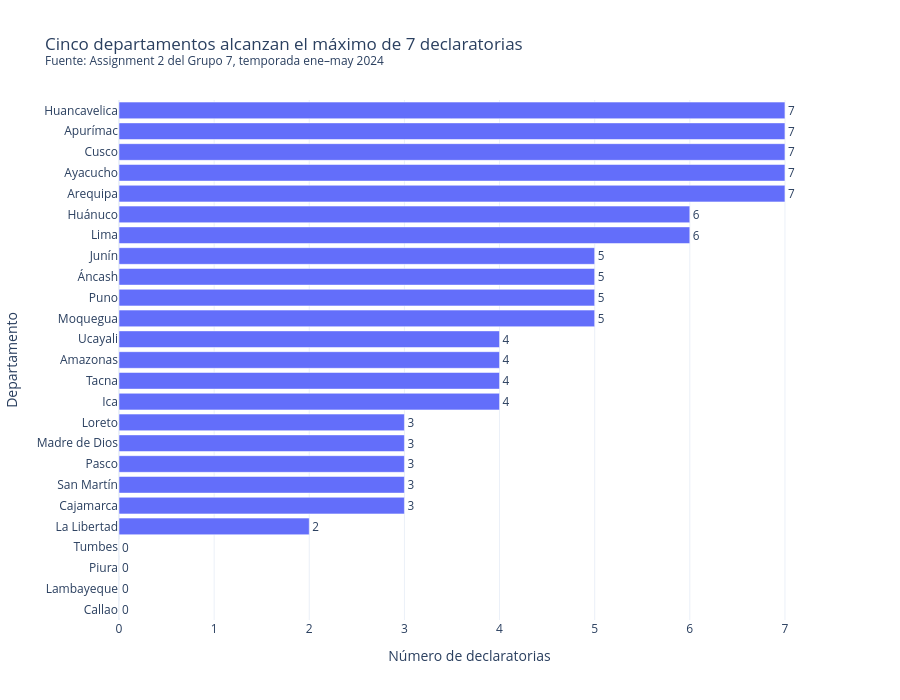

Notebook cell for this chart:
### Markdown cell above
## Gráfico 1 – Declaratorias por departamento

### Code cell
orden = df.sort_values(["declaratorias", "lluvia_total_mm"], ascending=[True, True])

fig_barras = px.bar(
    orden,
    x="declaratorias",
    y="departamento",
    orientation="h",
    text="declaratorias",
    labels={
        "declaratorias": "Número de declaratorias",
        "departamento": "Departamento"
    },
    title=(
        "Cinco departamentos alcanzan el máximo de 7 declaratorias"
        "<br><sup>Fuente: Assignment 2 del Grupo 7, temporada ene–may 2024</sup>"
    )
)

fig_barras.update_traces(textposition="outside")
fig_barras.update_layout(template="plotly_white", height=700, xaxis=dict(dtick=1))
fig_barras.show()

salida_html = BASE / "grafico.html"
fig_barras.write_html(salida_html)
print("Gráfico HTML exportado en:", salida_html)

### Figure 1 — Plotly figure (JSON) as saved in the notebook; plotly's stock layout.template omitted (floating-point values rounded to 4 significant figures)
{"data": [{"hovertemplate": "Número de declaratorias=%{text}<br>Departamento=%{y}<extra></extra>", "legendgroup": "", "marker": {"color": "#636efa", "pattern": {"shape": ""}}, "name": "", "orientation": "h", "showlegend": false, "text": [0.0, 0.0, 0.0, 0.0, 2.0, 3.0, 3.0, 3.0, 3.0, 3.0, 4.0, 4.0, 4.0, 4.0, 5.0, 5.0, 5.0, 5.0, 6.0, 6.0, 7.0, 7.0, 7.0, 7.0, 7.0], "textposition": "outside", "type": "bar", "x": [0, 0, 0, 0, 2, 3, 3, 3, 3, 3, 4, 4, 4, 4, 5, 5, 5, 5, 6, 6, 7, 7, 7, 7, 7], "xaxis": "x", "y": ["Callao", "Lambayeque", "Piura", "Tumbes", "La Libertad", "Cajamarca", "San Martín", "Pasco", "Madre de Dios", "Loreto", "Ica", "Tacna", "Amazonas", "Ucayali", "Moquegua", "Puno", "Áncash", "Junín", "Lima", "Huánuco", "Arequipa", "Ayacucho", "Cusco", "Apurímac", "Huancavelica"], "yaxis": "y"}], "layout": {"barmode": "relative", "height": 700, "legend": {"tracegroupgap": 0}, "title": {"text": "Cinco departamentos alcanzan el máximo de 7 declaratorias<br><sup>Fuente: Assignment 2 del Grupo 7, temporada ene–may 2024</sup>"}, "xaxis": {"anchor": "y", "domain": [0, 1], "dtick": 1, "title": {"text": "Número de declaratorias"}}, "yaxis": {"anchor": "x", "domain": [0, 1], "title": {"text": "Departamento"}}}}
